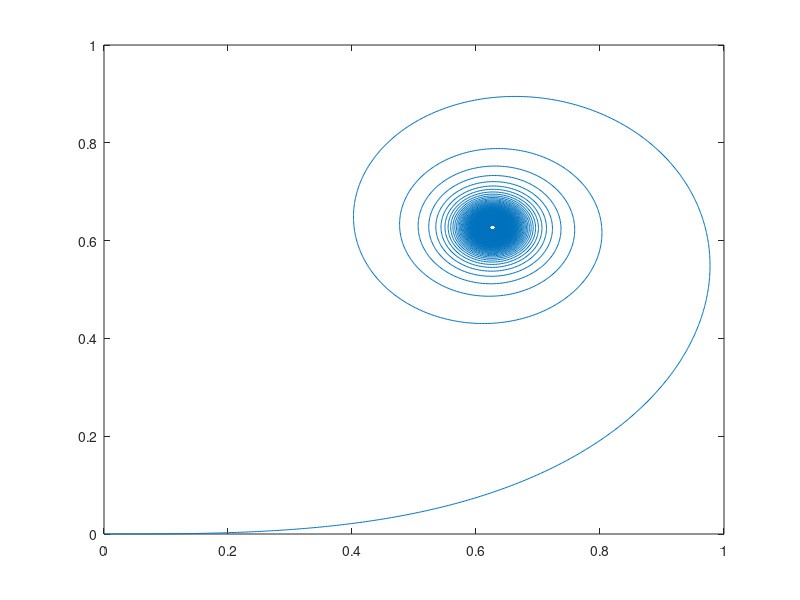
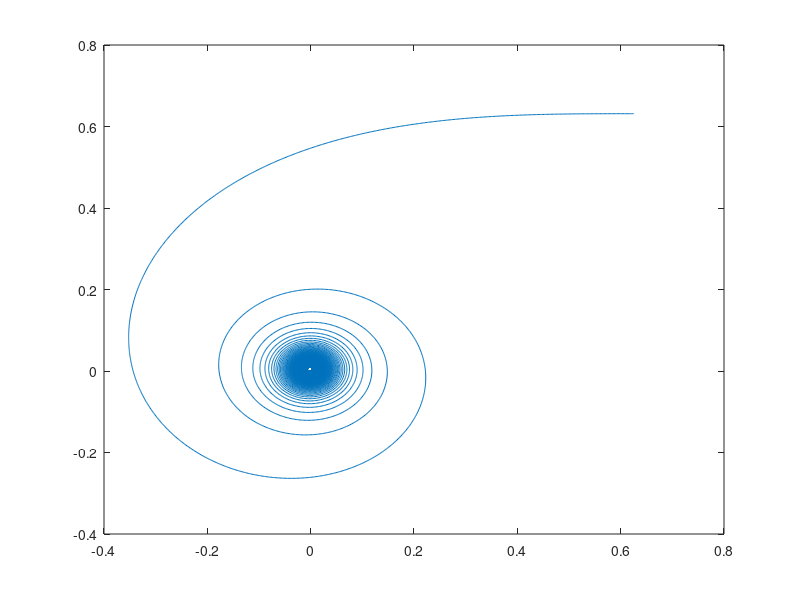

MATLAB code to generate these figures, in order:
f = @(x,y) [cos(x^2); sin(x^2)];

y0=[0, 0];
opz= odeset("MaxStep", 1e-2);
[x,y] = ode45(f,[0, 100],y0, opz);
plot(y(:,1),y(:,2))
%codice per capire le coordinate dei punti asintotici
%hold on
%plot(y(:,1),0.625*ones(length(y(:,1)),1))
%plot(0.625*ones(length(y(:,2)),1),y(:,2))
print('-djpeg','7_1_a.jpeg')
clf

[x,y] = ode45(f,[-100, 0],y0, opz);
plot(y(:,1),y(:,2))
print('-djpeg','7_1_b.jpeg')